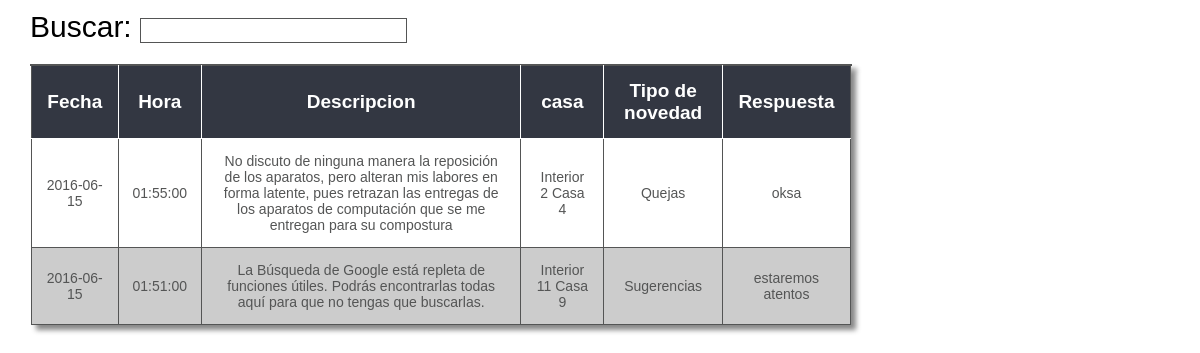
The app's page /consultas/consulta_novedades_administrador.php (signed in) with its own data.
### tables this page shows
CREATE TABLE `novedades` (
  `id` int(11) NOT NULL,
  `fecha` date NOT NULL,
  `hora` time NOT NULL,
  `descripcion` varchar(200) NOT NULL,
  `id_casa` varchar(5) NOT NULL,
  `id_tiponovedad` int(2) NOT NULL,
  `respuesta` varchar(200) DEFAULT NULL
);

CREATE TABLE `casas` (
  `id` varchar(5) NOT NULL,
  `nombre` varchar(20) NOT NULL
);

CREATE TABLE `tipo_novedad` (
  `id` int(2) NOT NULL,
  `nombre` varchar(45) NOT NULL
);

### consultas/consulta_novedades_administrador.php (the view, shortened to what this page needs)
<?php
require ("../global/conexion.php");
if (isset($_SESSION['id_usuario'])) {
	$id_usuario = $_SESSION['id_usuario'];
	$consulta = $conexion -> query("SELECT * FROM admin WHERE cedula='".$id_usuario."'");
	if ($respuesta = mysqli_fetch_array($consulta)) {
		$consulta_novedad= $conexion -> query("SELECT * FROM novedades ORDER BY fecha DESC, hora DESC");
	}
}
?>
<!DOCTYPE html>
 <html lang="en">
 <head>
	<link rel="stylesheet" href="../css/css_estilos_tablas.css">
 </head>
 <body>
<div class="buscar"> Buscar: <input id="searchTerm" type="text" onkeyup="doSearch()" autocomplete="off" /></div>
	  <div class="Tabla">
 	<table class="Tabla" id="buscar">
		<tr>
			<td>Fecha</td>
			<td>Hora</td>
			<td>Descripcion</td>
			<td>casa</td>
			<td>Tipo de novedad</td>
			<td>Respuesta</td>
		</tr>
		<tr>
		<?php
			while ($res = mysqli_fetch_row($consulta_novedad)) {
				$consulta_tnovedad = $conexion -> query("SELECT * FROM tipo_novedad WHERE id = '".$res[5]."' ");
							if ($respuesta_tn = mysqli_fetch_array($consulta_tnovedad)) {
									$nombre = $respuesta_tn['nombre'];
					}
					$consulta_casaint= $conexion -> query("SELECT * FROM casas WHERE id = '".$res[4]."' ");
							if ($respuesta_casint = mysqli_fetch_array($consulta_casaint)) {
									$nombre_casint = $respuesta_casint['nombre'];
					}
				echo "
			<td>$res[1]</td>
			<td>$res[2]</td>
			<td>$res[3]</td>
			<td>$nombre_casint</td>
			<td>$nombre</td>
			<td contenteditable='true' id='respuesta:$res[0]'>$res[6]</td>
		</tr>
		";
			}
		 ?>
	</table>
	</div>
 </body>
 </html>

### css/css_estilos_tablas.css (style rules this page uses)
* { padding: 0px; margin: 0px; outline: none; }
.Tabla { margin: 10px; padding: 0px; width: 820px; box-shadow: 5px 5px 5px #888888; border: 1px solid #545555; margin-left: 2.5%; margin-top: 10px; position: absolute; }
.Tabla table { border-collapse: collapse; border-spacing: 0; width:100%; height:100%; margin:0px;padding:0px; }
.Tabla tr:nth-child(odd) { background-color:#cccccc; }
.Tabla tr:nth-child(even) { background-color:#ffffff; }
.Tabla td { vertical-align:middle; border:1px solid #545555; border-width:0px 1px 1px 0px; text-align:center; padding:14px; font-size:14px; font-family:Arial; font-weight:normal; color:#545555; }
.Tabla tr:last-child td { border-width:0px 1px 0px 0px; }
.Tabla tr td:last-child { border-width:0px 0px 1px 0px; }
.Tabla tr:last-child td:last-child { border-width:0px 0px 0px 0px; }
.Tabla tr:first-child td { background:-o-linear-gradient(bottom, :#333742 5%, :#333742 100%); background:-webkit-gradient( linear, left top, left bottom, color-stop(0.05, :#333742), color-stop(1, :#333742) ); background:-moz-linear-gradient( center top, :#333742 5%, :#333742 100% ); filter:progid:DXImageTransform.Microsoft.gradient(startColorstr=":#333742", endColorstr=":#333742"); background: -o-linear-gradient(top,:#333742,4caf50); background-color:#333742; border:0px solid #fff; text-align:center; border-width:0px 0px 1px 1px; font-size:19px; font-family:Arial; font-weight:bold; color:#ffffff; }
.Tabla tr:first-child td:first-child { border-width:0px 0px 1px 0px; }
.Tabla tr:first-child td:last-child { border-width:0px 0px 1px 1px; }
.buscar { background: transparent; margin: 10px; padding: 0px; width: 500px; margin-left: 2.5%; margin-top: 10px; color::#545555; font-family: arial; font-size: 30px; }
.buscar input { font-size: 20px; color: #4CAF50; background: transparent; outline: 0px; border:1px solid #545555; }

### records on screen
novedades: fecha "2016-06-15", hora "01:55:00", descripcion "No discuto de ninguna manera la reposición de los aparatos, pero alteran mis labores en forma latente, pues retrazan las entregas de los aparatos de computación que se me entregan para su compostura", id_casa.nombre "Interior 2 Casa 4", tipo_novedad.nombre "Quejas", respuesta "oksa"
novedades: fecha "2016-06-15", hora "01:51:00", descripcion "La Búsqueda de Google está repleta de funciones útiles. Podrás encontrarlas todas aquí para que no tengas que buscarlas.", id_casa.nombre "Interior 11 Casa 9", tipo_novedad.nombre "Sugerencias", respuesta "estaremos atentos"
